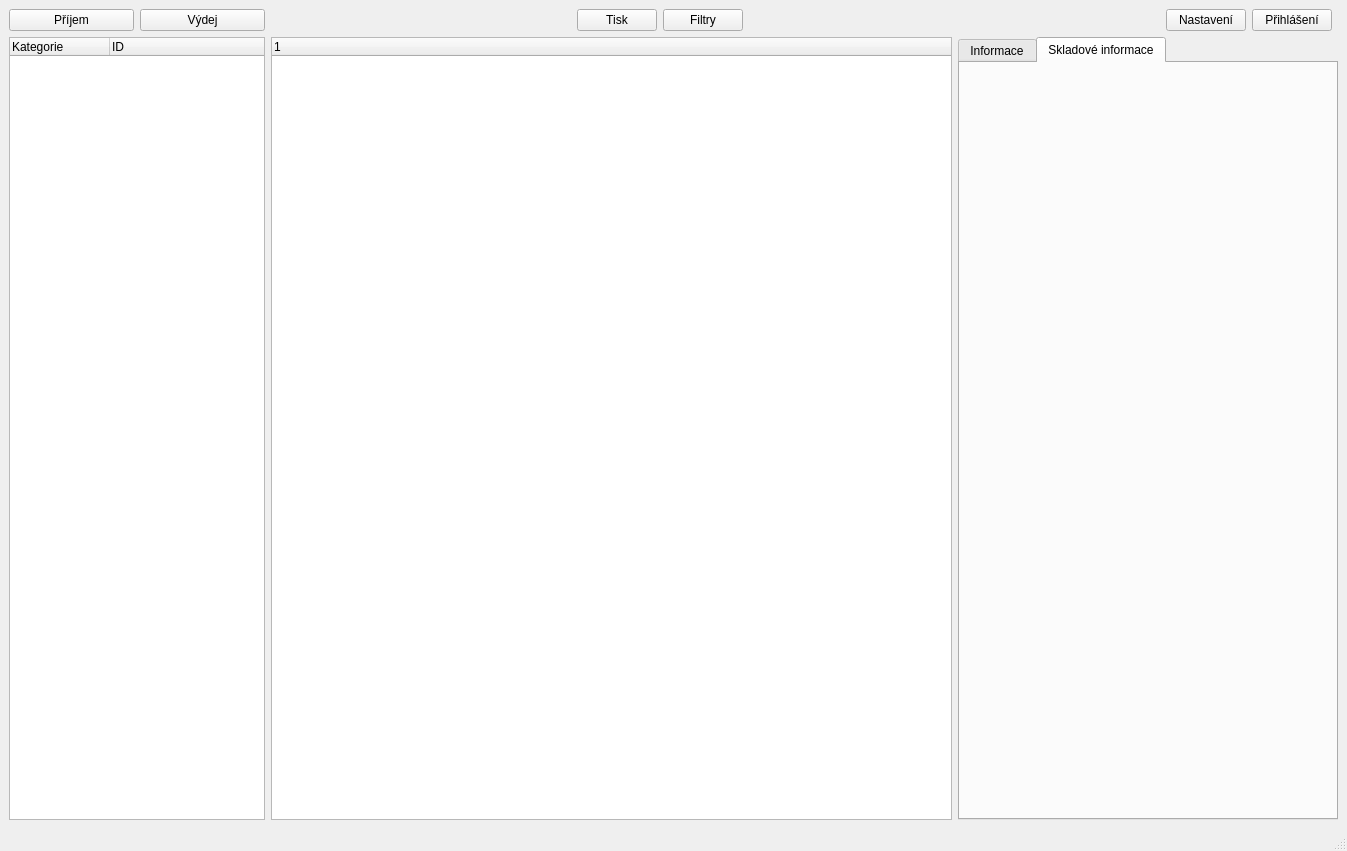
<?xml version="1.0" encoding="UTF-8"?>
<ui version="4.0">
 <class>PPPart</class>
 <widget class="QMainWindow" name="PPPart">
  <property name="geometry">
   <rect>
    <x>0</x>
    <y>0</y>
    <width>1347</width>
    <height>851</height>
   </rect>
  </property>
  <property name="windowTitle">
   <string>PPPart</string>
  </property>
  <widget class="QWidget" name="centralwidget">
   <layout class="QGridLayout" name="gridLayout">
    <item row="0" column="0" rowspan="2" colspan="2">
     <layout class="QGridLayout" name="gridLayout_2">
      <item row="0" column="5">
       <widget class="QPushButton" name="filters">
        <property name="text">
         <string>Filtry</string>
        </property>
       </widget>
      </item>
      <item row="0" column="7">
       <spacer name="horizontalSpacer_3">
        <property name="orientation">
         <enum>Qt::Horizontal</enum>
        </property>
        <property name="sizeHint" stdset="0">
         <size>
          <width>20</width>
          <height>20</height>
         </size>
        </property>
       </spacer>
      </item>
      <item row="0" column="1">
       <widget class="QPushButton" name="outcome">
        <property name="text">
         <string>Výdej</string>
        </property>
       </widget>
      </item>
      <item row="1" column="7" colspan="4">
       <widget class="QTabWidget" name="INFO">
        <property name="currentIndex">
         <number>1</number>
        </property>
        <widget class="QWidget" name="informations">
         <attribute name="title">
          <string>Informace</string>
         </attribute>
         <widget class="QWidget" name="verticalLayoutWidget_2">
          <property name="geometry">
           <rect>
            <x>0</x>
            <y>0</y>
            <width>371</width>
            <height>711</height>
           </rect>
          </property>
          <layout class="QVBoxLayout" name="Information"/>
         </widget>
        </widget>
        <widget class="QWidget" name="stock_info">
         <attribute name="title">
          <string>Skladové informace</string>
         </attribute>
         <widget class="QWidget" name="verticalLayoutWidget">
          <property name="geometry">
           <rect>
            <x>0</x>
            <y>0</y>
            <width>371</width>
            <height>711</height>
           </rect>
          </property>
          <layout class="QVBoxLayout" name="graph"/>
         </widget>
        </widget>
       </widget>
      </item>
      <item row="0" column="4">
       <widget class="QPushButton" name="print">
        <property name="text">
         <string>Tisk</string>
        </property>
       </widget>
      </item>
      <item row="0" column="3">
       <spacer name="horizontalSpacer">
        <property name="orientation">
         <enum>Qt::Horizontal</enum>
        </property>
        <property name="sizeHint" stdset="0">
         <size>
          <width>300</width>
          <height>20</height>
         </size>
        </property>
       </spacer>
      </item>
      <item row="0" column="9">
       <widget class="QPushButton" name="login">
        <property name="text">
         <string>Přihlášení</string>
        </property>
       </widget>
      </item>
      <item row="1" column="3" colspan="4">
       <widget class="QTreeWidget" name="parts">
        <column>
         <property name="text">
          <string notr="true">1</string>
         </property>
        </column>
       </widget>
      </item>
      <item row="0" column="8">
       <widget class="QPushButton" name="settings">
        <property name="text">
         <string>Nastavení</string>
        </property>
       </widget>
      </item>
      <item row="0" column="0">
       <widget class="QPushButton" name="income">
        <property name="text">
         <string>Příjem</string>
        </property>
       </widget>
      </item>
      <item row="1" column="0" colspan="2">
       <widget class="QTreeWidget" name="categories">
        <column>
         <property name="text">
          <string>Kategorie</string>
         </property>
        </column>
        <column>
         <property name="text">
          <string notr="true">ID</string>
         </property>
         <property name="toolTip">
          <string notr="true"/>
         </property>
        </column>
       </widget>
      </item>
      <item row="0" column="6">
       <spacer name="horizontalSpacer_2">
        <property name="orientation">
         <enum>Qt::Horizontal</enum>
        </property>
        <property name="sizeHint" stdset="0">
         <size>
          <width>40</width>
          <height>20</height>
         </size>
        </property>
       </spacer>
      </item>
     </layout>
    </item>
   </layout>
  </widget>
  <widget class="QMenuBar" name="menubar">
   <property name="geometry">
    <rect>
     <x>0</x>
     <y>0</y>
     <width>1347</width>
     <height>21</height>
    </rect>
   </property>
  </widget>
  <widget class="QStatusBar" name="statusbar"/>
 </widget>
 <resources/>
 <connections/>
</ui>
